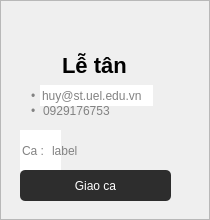
         <widget class="QFrame" name="frame_22">
          <property name="sizePolicy">
           <sizepolicy hsizetype="Preferred" vsizetype="Preferred">
            <horstretch>0</horstretch>
            <verstretch>0</verstretch>
           </sizepolicy>
          </property>
          <property name="minimumSize">
           <size>
            <width>0</width>
            <height>220</height>
           </size>
          </property>
          <property name="styleSheet">
           <string notr="true">#frame_22 {
	background-color: white;
	border-radius:4px;
	border:1px solid #E0E0E0;
}</string>
          </property>
          <property name="frameShape">
           <enum>QFrame::StyledPanel</enum>
          </property>
          <property name="frameShadow">
           <enum>QFrame::Raised</enum>
          </property>
          <widget class="QLineEdit" name="lineEdit_37">
           <property name="geometry">
            <rect>
             <x>0</x>
             <y>20</y>
             <width>191</width>
             <height>31</height>
            </rect>
           </property>
           <property name="styleSheet">
            <string notr="true">QLineEdit {
	font-family: &quot;Montserrat&quot;;
	font-size:20px;
	font-weight:none;
	background-color:transparent;
	border:1px;
}</string>
           </property>
           <property name="text">
            <string/>
           </property>
           <property name="alignment">
            <set>Qt::AlignCenter</set>
           </property>
          </widget>
          <widget class="QLineEdit" name="lineEdit_38">
           <property name="geometry">
            <rect>
             <x>60</x>
             <y>50</y>
             <width>81</width>
             <height>31</height>
            </rect>
           </property>
           <property name="styleSheet">
            <string notr="true">QLineEdit {
	font-family: &quot;Montserrat&quot;;
	font-size:22px;
	font-weight:530;
	background-color:transparent;
	border:1px;
}</string>
           </property>
           <property name="text">
            <string>Lễ tân</string>
           </property>
          </widget>
          <widget class="QLabel" name="label_56">
           <property name="geometry">
            <rect>
             <x>31</x>
             <y>85</y>
             <width>21</width>
             <height>21</height>
            </rect>
           </property>
           <property name="styleSheet">
            <string notr="true">QLabel {
	color: #828282;
}</string>
           </property>
           <property name="text">
            <string>•</string>
           </property>
          </widget>
          <widget class="QLineEdit" name="lineEdit_39">
           <property name="geometry">
            <rect>
             <x>40</x>
             <y>85</y>
             <width>113</width>
             <height>21</height>
            </rect>
           </property>
           <property name="styleSheet">
            <string notr="true">QLineEdit {
	border:none;
	color: #828282;
}</string>
           </property>
           <property name="text">
            <string>huy@st.uel.edu.vn</string>
           </property>
          </widget>
          <widget class="QLabel" name="label_57">
           <property name="geometry">
            <rect>
             <x>31</x>
             <y>100</y>
             <width>20</width>
             <height>21</height>
            </rect>
           </property>
           <property name="styleSheet">
            <string notr="true">QLabel {
	color: #828282;
}</string>
           </property>
           <property name="text">
            <string>•</string>
           </property>
          </widget>
          <widget class="QLineEdit" name="lineEdit_40">
           <property name="geometry">
            <rect>
             <x>41</x>
             <y>100</y>
             <width>111</width>
             <height>21</height>
            </rect>
           </property>
           <property name="styleSheet">
            <string notr="true">QLineEdit {
	border:none;
	color: #828282;
	background-color:transparent;
}</string>
           </property>
           <property name="text">
            <string>0929176753</string>
           </property>
          </widget>
          <widget class="QLineEdit" name="lineEdit_41">
           <property name="geometry">
            <rect>
             <x>20</x>
             <y>130</y>
             <width>41</width>
             <height>41</height>
            </rect>
           </property>
           <property name="font">
            <font>
             <pointsize>9</pointsize>
            </font>
           </property>
           <property name="styleSheet">
            <string notr="true">QLineEdit {
	border:none;
	color: #828282;
}</string>
           </property>
           <property name="text">
            <string>Ca :</string>
           </property>
          </widget>
          <widget class="QPushButton" name="pushButton_32">
           <property name="geometry">
            <rect>
             <x>20</x>
             <y>170</y>
             <width>151</width>
             <height>31</height>
            </rect>
           </property>
           <property name="cursor">
            <cursorShape>PointingHandCursor</cursorShape>
           </property>
           <property name="styleSheet">
            <string notr="true">QPushButton {
	font: 11pt &quot;Monteserrat&quot;;
	color: white				;
	border-radius: 5px;
	background-color: #2D2D2D; 
}</string>
           </property>
           <property name="text">
            <string>Giao ca</string>
           </property>
          </widget>
          <widget class="QPushButton" name="pushButton_33">
           <property name="geometry">
            <rect>
             <x>150</x>
             <y>10</y>
             <width>31</width>
             <height>31</height>
            </rect>
           </property>
           <property name="cursor">
            <cursorShape>PointingHandCursor</cursorShape>
           </property>
           <property name="styleSheet">
            <string notr="true">QPushButton {
	background-color: transparent;
	border: none;
}
</string>
           </property>
           <property name="text">
            <string/>
           </property>
           <property name="icon">
            <iconset>
             <normaloff>delete-icon-in-trendy-outline-style-isolated-on-white-background-delete-silhouette-symbol-for-your-website-design-logo-app-ui-illustration-eps10-free-vector.jpg</normaloff>delete-icon-in-trendy-outline-style-isolated-on-white-background-delete-silhouette-symbol-for-your-website-design-logo-app-ui-illustration-eps10-free-vector.jpg</iconset>
           </property>
           <property name="iconSize">
            <size>
             <width>30</width>
             <height>30</height>
            </size>
           </property>
          </widget>
          <widget class="QLineEdit" name="lineEdit_86">
           <property name="geometry">
            <rect>
             <x>50</x>
             <y>130</y>
             <width>51</width>
             <height>41</height>
            </rect>
           </property>
           <property name="font">
            <font>
             <pointsize>9</pointsize>
            </font>
           </property>
           <property name="styleSheet">
            <string notr="true">QLineEdit {
	border:none;
	color: #828282;
	background-color: transparent;
}</string>
           </property>
           <property name="text">
            <string>label</string>
           </property>
          </widget>
          <widget class="QPushButton" name="pushButton_4">
           <property name="geometry">
            <rect>
             <x>120</x>
             <y>140</y>
             <width>81</width>
             <height>23</height>
            </rect>
           </property>
           <property name="cursor">
            <cursorShape>PointingHandCursor</cursorShape>
           </property>
           <property name="styleSheet">
            <string notr="true">QPushButton {
	border: none;
	background-color: transparent;
}</string>
           </property>
           <property name="text">
            <string/>
           </property>
           <property name="icon">
            <iconset>
             <normaloff>images.png</normaloff>images.png</iconset>
           </property>
           <property name="iconSize">
            <size>
             <width>24</width>
             <height>24</height>
            </size>
           </property>
          </widget>
         </widget>
